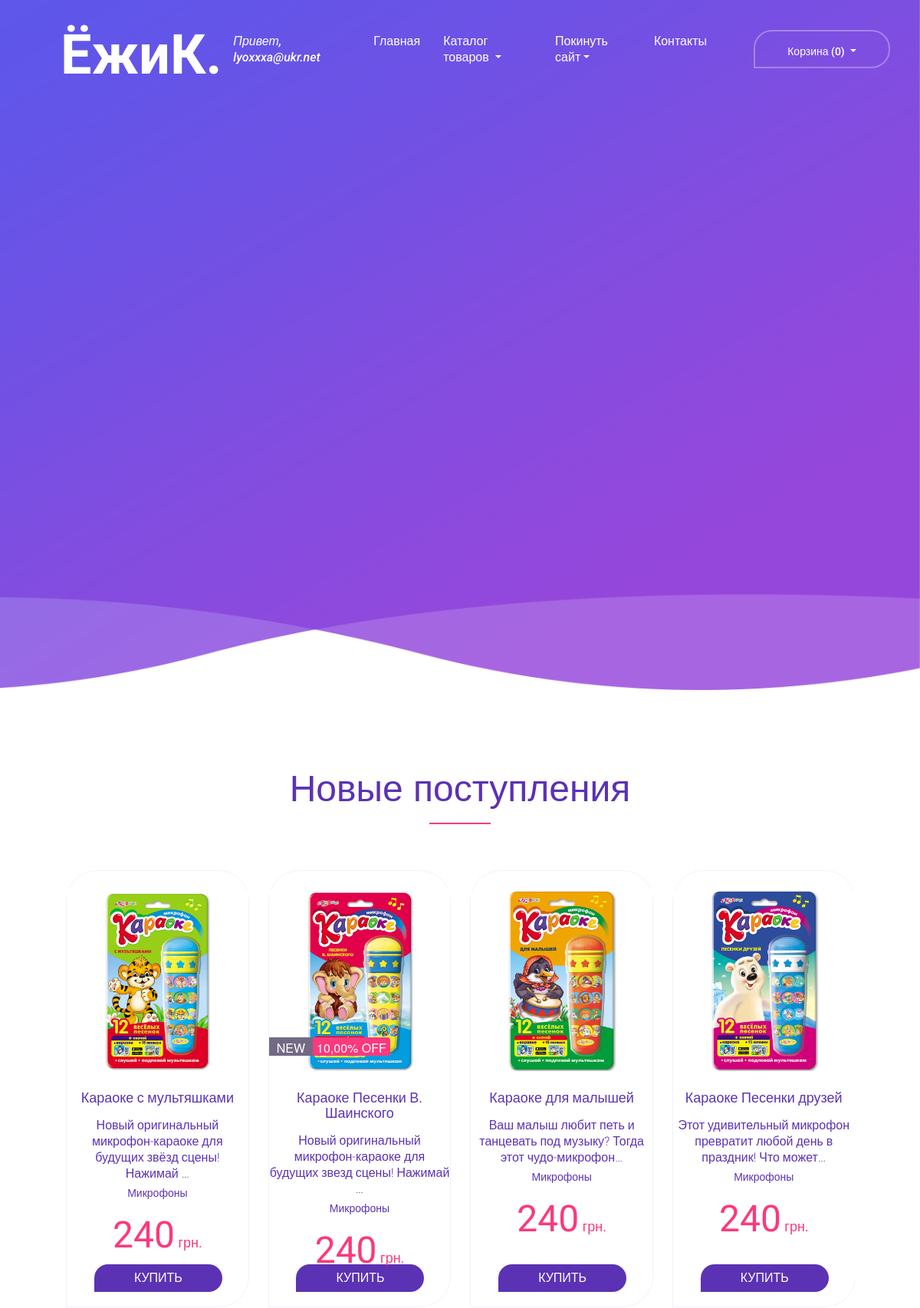
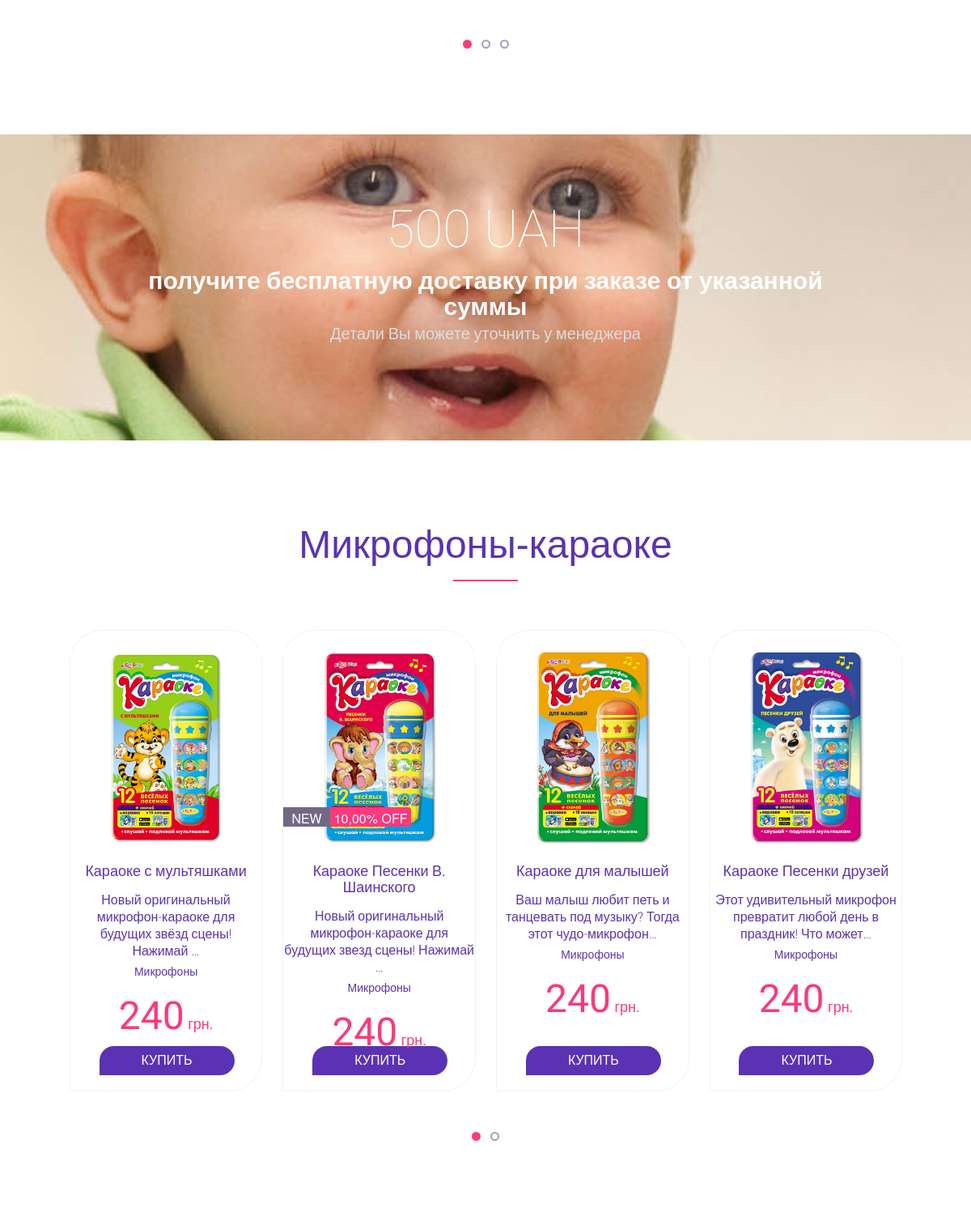
The app's page / (signed in, upper part) with its own data (2 pictures, top to bottom).
### products/models.py (models this page shows, shortened)
class ProductImage(models.Model):
    product = models.ForeignKey(
        Product,
        blank=True,
        null=True,
        default=None,
        on_delete=models.CASCADE,
        related_name='images')
    image = models.ImageField(
        upload_to='static/products/img/')
    is_main = models.BooleanField(
        default=False)
    is_active = models.BooleanField(
        default=True)
    created = models.DateTimeField(
        auto_now_add=True,
        auto_now=False)
    updated = models.DateTimeField(
        auto_now_add=False,
        auto_now=True)
    class Meta:
        verbose_name = "Картинка"
        verbose_name_plural = "Картинки"

class Product(models.Model):
    name = models.CharField(
        max_length=64,
        blank=True,
        null=True,
        default=None)
    price = models.DecimalField(
        max_digits=10,
        decimal_places=2,
        default=0)
    discount = models.DecimalField(
        max_digits=4,
        decimal_places=2,
        default=0)
    category = models.ForeignKey(
        ProductCategory,
        blank=True,
        null=True,
        default=None,
        on_delete=models.CASCADE)
    short_description = models.TextField(
        blank=True,
        null=True,
        default=None)
    description = models.TextField(
        blank=True,
        null=True,
        default=None)
    description_age = models.TextField(
        blank=True,
        null=True,
        default=None)
    description_content = models.TextField(
        blank=True,
        null=True,
        default=None)
    description_package_size = models.CharField(
        max_length=64,
        blank=True,
        null=True,
        default=None)
    description_product_size = models.CharField(
        max_length=64,
        blank=True,
        null=True,
        default=None)
    description_package_type = models.CharField(
        max_length=64,
        blank=True,
        null=True,
        default=None)
    description_battery = models.CharField(
        max_length=64,
        blank=True,
        null=True,
        default=None)
    is_active = models.BooleanField(
        default=True)
    is_new = models.BooleanField(
        default=False)
    is_in_stock = models.BooleanField(
        default=True)
    is_on_demand = models.BooleanField(
        default=False)
    created = models.DateTimeField(
        auto_now_add=True,
        auto_now=False)
    updated = models.DateTimeField(
        auto_now_add=False,
        auto_now=True)
    class Meta:
        verbose_name = "Товар"
        verbose_name_plural = "Товары"
    def price_with_discount(self):
        price_with_discount = self.price - (self.price * self.discount / 100)
        return "%.2f" % price_with_discount

class ProductCategory(models.Model):
    name = models.CharField(
        max_length=64,
        blank=True,
        null=True,
        default=None)
    description = models.CharField(
        max_length=240,
        blank=True,
        null=True,
        default=None)
    is_active = models.BooleanField(
        default=True)
    def __str__(self):
        return "%s" % self.name
    class Meta:
        verbose_name = "Категория товара"
        verbose_name_plural = "Категория товаров"

### landing/views.py (the view)
# urls.py: 2. Add a URL to urlpatterns:  path('', views.home, name='home')
def home(request):
    return render(request, 'landing/home.html', locals())

### landing/context_processors.py (called while the page is built)
def navigation_bar(request):
    nav_products_microphones = Product.objects.filter(is_active=True, category__id=1)
    nav_products_players = Product.objects.filter(is_active=True, category__id=2)
    nav_categories = ProductCategory.objects.filter(is_active=True)
    products_images = ProductImage.objects.filter(is_active=True, is_main=True, product__is_active=True)
    products_images_microphones = products_images.filter(product__category__id=1)
    products_images_players = products_images.filter(product__category__id=2)
    username = auth.get_user(request).username
    return locals()

### orders/context_processors.py (called while the page is built)
def getting_cart_info(request):
    session_key = request.session.session_key
    if not session_key:
        request.session.cycle_key()
    products_in_cart = ProductInBasket.objects.filter(session_key=session_key, is_active=True, order__isnull=True)
    products_in_cart_total_qnty = products_in_cart.count()
    return locals()

### templates/landing/home.html (shortened to what this page needs)
{% extends 'base.html' %}
{% load static %}
{% block content %}
<section class="clearfix section-main-banner">
</section>
<section class="section-main-slider bg-white section-padding-100">
    <div class="container">
        <div class="row">
            <div class="col-lg-12 col-md-12 col-sm-12">
                <div class="section-heading text-center">
                    <h2>Новые поступления</h2>
                    <div class="line-shape"></div>
                </div>
            </div>
        </div>
    </div>
    <div class="container-fluid">
        <div class="row">
            <div class="col-12">
                <div id="productslider" class="product-slides owl-carousel owl-loaded owl-drag">
                    {% for product_image in products_images %}
                        {% include 'landing/product_item.html' %}
                    {% endfor %}
                </div>
            </div>
        </div>
    </div>
</section>
<section class="parallax-section parallax-image-1" style="background-position: 50% -14px;">
    <div class="container">
        <div class="row">
            <div class="col-xs-12 col-sm-12 col-md-12 col-lg-12">
                <div class="parallax-content clearfix">
                    <h1 class="parallaxPrice">500 UAH</h1>
                    <h2 class="uppercase">получите бесплатную доставку при заказе от указанной суммы</h2>
                    <h3>Детали Вы можете уточнить у менеджера</h3>
                </div>
            </div>
        </div>
    </div>
</section>
<section class="section-microphones bg-white section-padding-100" id="microphones">
    <div class="container">
        <div class="row">
            <div class="col-lg-12 col-md-12 col-sm-12">
                <div class="section-heading text-center">
                    <h2>Микрофоны-караоке</h2>
                    <div class="line-shape"></div>
                </div>
            </div>
        </div>
    </div>
    <div class="container-fluid">
        <div class="row">
            <div class="col-12">
                <div id="productslider" class="product-slides owl-carousel owl-loaded owl-drag">
                    {% for product_image in products_images_microphones %}
                        {% include 'landing/product_item.html' %}
                    {% endfor %}
                </div>
            </div>
        </div>
    </div>
</section>
{% endblock %}

### templates/base.html (shortened to what this page needs)
{% load static %}
<!DOCTYPE html>
<html lang="en">
<head>
    <link rel="stylesheet" href="https://maxcdn.bootstrapcdn.com/bootstrap/4.0.0/css/bootstrap.min.css">
    <link rel="stylesheet" href="{% static 'css/animate.css' %}">
    <link rel="stylesheet" href="https://code.ionicframework.com/ionicons/2.0.1/css/ionicons.min.css">
    <link rel="stylesheet" href="{% static 'css/aos.css' %}">
    <link rel="stylesheet" href="{% static 'css/owl.carousel.css' %}">
    <link rel="stylesheet" href="{% static 'css/smoothproducts.css' %}">
    <link rel="stylesheet" href="{% static 'css/icheck-green.css' %}">
    <link rel="stylesheet" href="{% static 'css/style.css' %}">
</head>
<body class="pace-done">
    {% include 'navbar.html' %}
        {% block content %}
        {% endblock content %}
</body>
</html>

### templates/navbar.html (shortened to what this page needs)
{% load static %}
{% load socialaccount %}
<header class="header-area float-panel" data-top="0" data-scroll="100">
    <div class="container-fluid">
        <div class="row align-items-center">
            <div class="col-12 col-lg-10">
                <div class="menu-area">
                    <nav class="navbar navbar-expand-lg navbar-light">
                        <a href="{% url 'home' %}" class="navbar-brand">ЁжиК.</a>
                        <div class="collapse navbar-collapse" id="navbar">
                            <ul class="navbar-nav ml-auto" id="nav">
                                {% if username %}
                                <li class="nav-item">
                                    <a class="nav-link" style="font-style: italic;">Привет, {{ username }}</a>
                                </li>
                                {% endif %}
                                <li class="nav-item active">
                                    <a class="nav-link" href="{% url 'home' %}">Главная</a>
                                </li>
                                <li class="nav-item">
                                    <a class="nav-link dropdown-toggle" href="#">Каталог товаров
                                    <b class="caret"></b></a>
                                </li>
                                <li class="nav-item dropdown">
                                    {% if username %}
                                    <a class="nav-link dropdown-toggle" href="#" role="button" id="auth_dropdown" data-toggle="dropdown" aria-haspopup="true" aria-expanded="false">Покинуть сайт</a>
                                    {% else %}
                                    <a class="nav-link dropdown-toggle" href="#" role="button" data-toggle="dropdown" aria-haspopup="true" aria-expanded="false">Авторизация</a>
                                    {% endif %}
                                </li>
                                <li class="nav-item">
                                    <a class="nav-link" href="#">Контакты</a>
                                </li>
                            </ul>
                        </div>
                    </nav>
                </div>
            </div>
            <div class="col-12 col-lg-2">
                <div class="dropdown minicart-button d-none d-lg-block">
                    <a href="#" class="dropdown-toggle" role="button" id="minicart_dropdown" data-toggle="dropdown" aria-haspopup="true" aria-expanded="false">
                        Корзина <span class="cart-qnty-subtotal">{% if products_in_cart_total_qnty %}({{ products_in_cart_total_qnty }}){% else %}(0){% endif %}</span>
                    </a>
                </div>
            </div>
        </div>
    </div>
</header>

### templates/landing/product_item.html (shortened to what this page needs)
<div class="slider-element text-center">
    <div class="slider-image">
        <a href="{% url 'product_land' product_image.product.id %}">
            <img class="img-responsive" src="{{ product_image.image.url }}" alt="img">
        </a>
        <div class="slider-promotion">
        {% if product_image.product.is_new %}
            <span class="slider-new">NEW</span>
        {% endif %}
        {% if product_image.product.discount %}
            <span class="slider-discount">{{ product_image.product.discount }}% OFF</span>
        {% endif %}
        </div>
    </div>
    <div class="slider-description">
        <h4>
            <a href="{% url 'product_land' product_image.product.id %}">{{ product_image.product.name }}</a>
        </h4>
        <p>{{ product_image.product.short_description|truncatechars_html:70 }}</p>
        <div class="slider-category"><span>{{ product_image.product.category }}</span></div>
    </div>
    <div class="slider-price">
        <h4>{{ product_image.product.price|floatformat }}<span> грн.</span></h4>
    </div>
    <form class="form-inline" id="main_page_add_to_cart_form" action="{% url 'add_to_cart' %}">{% csrf_token %}
        <div class="action-control">
            <button class="btn btn-success slider-submit" id="main_page_submit_id_{{ product_image.product.id }}" type="submit" data-product_id="{{ product_image.product.id }}" data-name="{{ product_image.product.name }}" data-price="{{ product_image.product.price_with_discount }}" data-image="{{ product_image.image.url }}" data-qnty="1">
                <span>КУПИТЬ</span>
            </button>
        </div>
    </form>
</div>

### templates/footer.html (shortened to what this page needs)
{% load static %}

### static/static_dev/css/smoothproducts.css (style rules this page uses)
html, body { height: 100%; width: 100%; }

### records on screen
ProductImage: image (picture), product.name "Караоке с мультяшками", product.short_description "Новый оригинальный микрофон-караоке для будущих звёзд сцены! Нажимай …", product.category "Микрофоны", product.price "240"
ProductImage: image (picture), shows "NEW", product.discount "10,00", product.name "Караоке Песенки В. Шаинского", product.short_description "Новый оригинальный микрофон-караоке для будущих звезд сцены! Нажимай …", product.category "Микрофоны", product.price "240"
ProductImage: image (picture), product.name "Караоке для малышей", product.short_description "Ваш малыш любит петь и танцевать под музыку? Тогда этот чудо-микрофон…", product.category "Микрофоны", product.price "240"
ProductImage: image (picture), product.name "Караоке Песенки друзей", product.short_description "Этот удивительный микрофон превратит любой день в праздник! Что может…", product.category "Микрофоны", product.price "240"

### other values on screen
{{ username }} "lyoxxxa@ukr.net"
